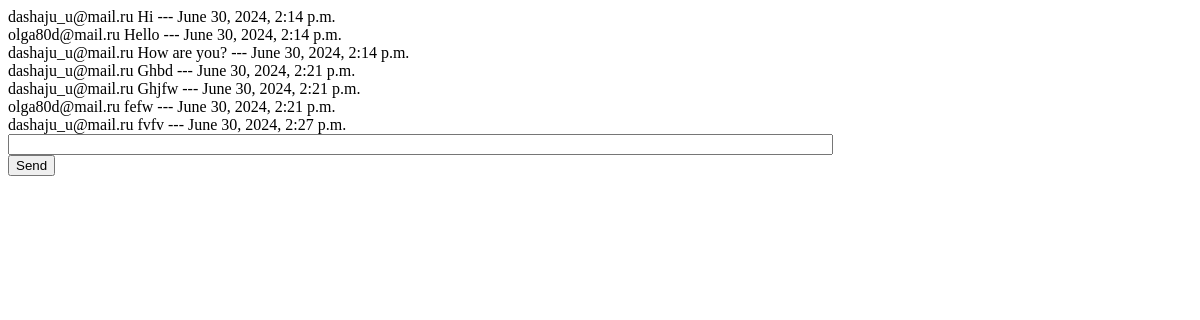
Page /chat/private/19/ (signed in) on the earlier database version.
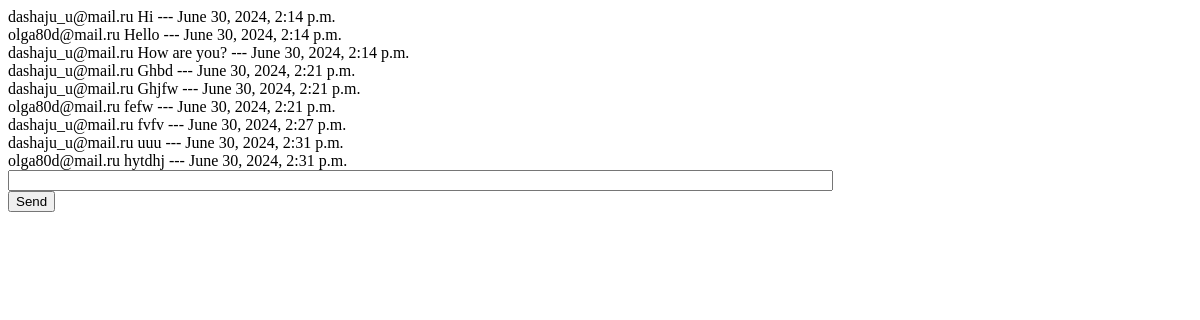
Same page on the later database version.
### chat/models.py (models this page shows)
class Message(models.Model):
    sender = models.ForeignKey(User, on_delete=models.CASCADE, related_name='message_sender')
    content = models.TextField()
    data_created = models.DateTimeField(auto_now_add=True)
    def __str__(self):
        return self.content

class PrivateMessage(Message):
    private_chat = models.ForeignKey('PrivateChat', on_delete=models.CASCADE)

class Message(models.Model):
    sender = models.ForeignKey(User, on_delete=models.CASCADE, related_name='message_sender')
    content = models.TextField()
    data_created = models.DateTimeField(auto_now_add=True)
    def __str__(self):
        return self.content

### profiles/models.py (models this page shows)
class User(AbstractUser):
    username = models.CharField(_("username"), max_length=150, blank=True)
    email = models.EmailField(_("email address"), unique=True)
    USERNAME_FIELD = 'email'
    REQUIRED_FIELDS = []
    objects = UserManager()

### chat/views.py (the view)
# urls.py: path("private/<int:pk>/", views.private_chat_view, name='private_chat'),
@login_required(login_url="/accounts/login/")
def private_chat_view(request, pk):
    chat = PrivateChat.objects.get(pk=pk)
    messages = PrivateMessage.objects.filter(private_chat=chat).order_by('data_created')
    return render(request, 'chat/private_chat.html', {
        "chat_id": pk,
        'messages': messages,
    })

### templates/chat/private_chat.html (shortened to what this page needs)
<!DOCTYPE html>
<html lang="en">
<head>
</head>
<body>
    <div id="chat-log">
        {% for message in messages %}
            <div>
            {{ message.sender.email }} {{ message }} --- {{ message.data_created }}
            </div>
        {% endfor %}
    </div>
    <input id="chat-message-input" type="text" size="100"><br>
    <input id="chat-message-submit" type="button" value="Send">
</body>
</html>

Differences in the rows shown:
added PrivateMessage: sender.email "dashaju_u@mail.ru", content "uuu", data_created "June 30, 2024, 2:31 p.m."
added PrivateMessage: sender.email "olga80d@mail.ru", content "hytdhj", data_created "June 30, 2024, 2:31 p.m."
